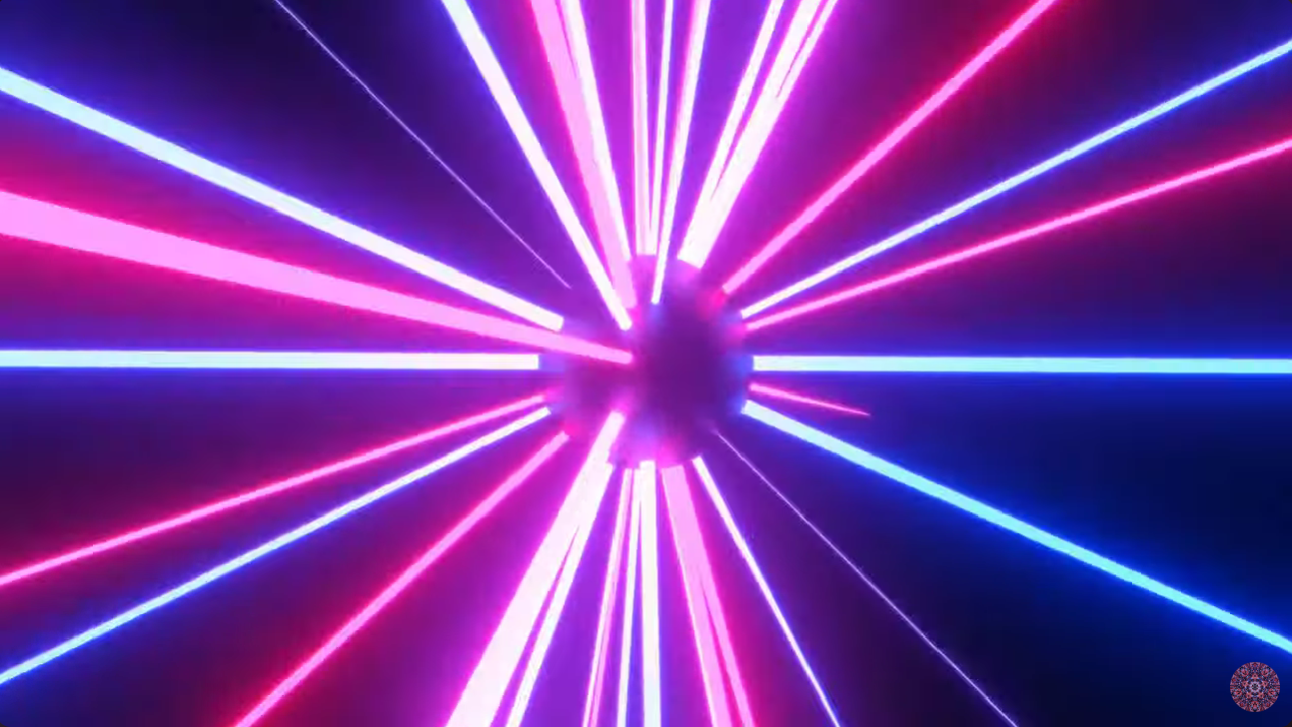
#> input picture P04 Umbrales/Grupo Varianza/Original/imagen a color.png, 1292 x 727 px
$ python Original_Grupo_Varianza.py
#> lines starting #> are read from the running program, lines starting #| are printed output that depends on the picture; after the words box and inside, x2 and y2 are one past the last pixel; in counts of white or black regions, pixels touching at a corner belong together
import cv2
import numpy as np
import matplotlib.pyplot as plt

# 1. Cargar la imagen y convertir a escala de grises
imagen = cv2.imread('imagen a color.png', cv2.IMREAD_GRAYSCALE)
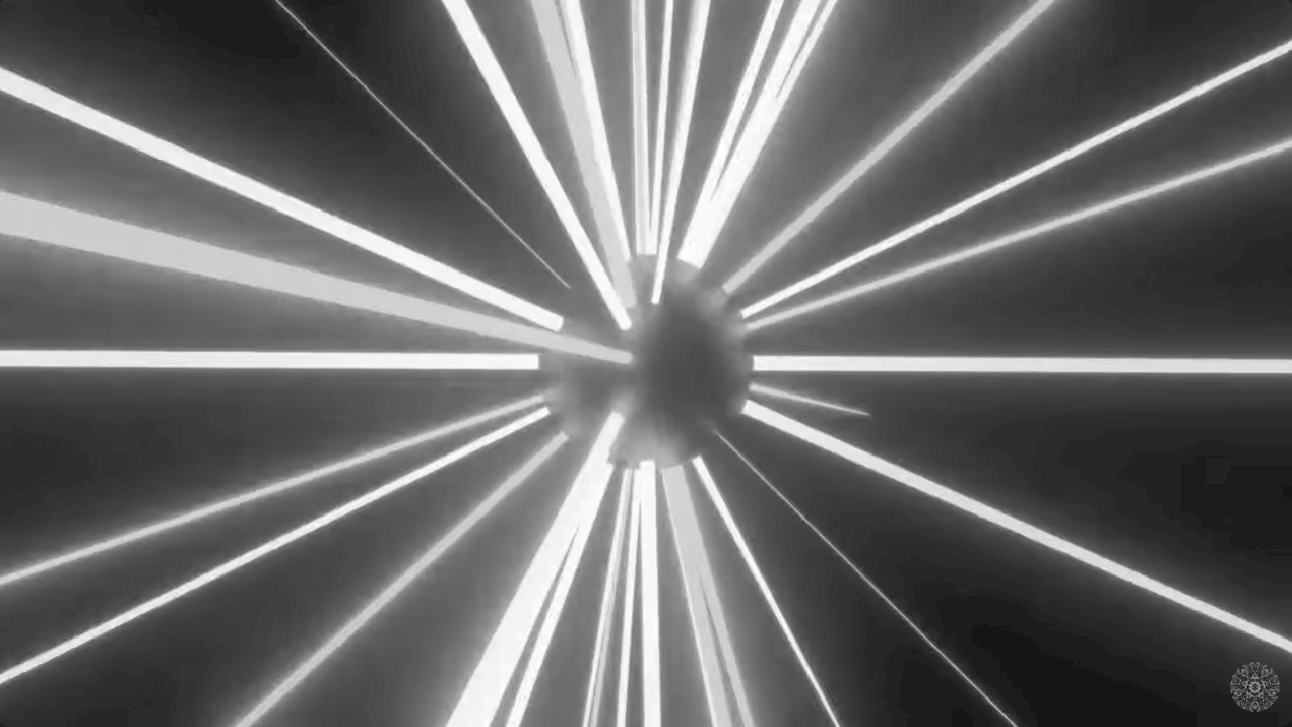
#> imagen: shape (727, 1292); min 21, max 255, mean 105.3

# 2. Calcular el histograma (valores de intensidad y sus frecuencias)
histograma = cv2.calcHist([imagen], [0], None, [256], [0, 256])
#> histograma = 256 values, max 32280 at index 43, min 0 at index 0, mean 3669.1
p_i = histograma / np.sum(histograma)  # Probabilidades p_i para cada nivel de gris
#> p_i = 256 values, max 0.0344 at index 43, min 0 at index 0, mean 0.00391

# 3. Función para calcular el umbral con η más cercano a 1 e imprimir todos los valores de η
def calcular_umbral_cercano(histograma, p_i):
    intensidades = np.arange(256)
    mu_T = np.sum(intensidades * p_i.flatten())  # Media total (μT)
#> mu_T = 105.3

    mejor_diferencia = float('inf')
    mejor_umbral = 0
    mejor_eta = 0

    # Lista para guardar los valores de eta y el umbral correspondiente
    valores_eta = []

    for t in range(1, 256):  # Iteramos sobre cada umbral posible
        pi_0 = np.sum(p_i[:t])
        pi_1 = np.sum(p_i[t:])

        if pi_0 == 0 or pi_1 == 0:
            continue

        mu_0 = np.sum(intensidades[:t] * p_i[:t].flatten()) / pi_0
        mu_1 = np.sum(intensidades[t:] * p_i[t:].flatten()) / pi_1

        # Varianza entre clases
        sigma_B2 = pi_0 * (mu_0 - mu_T)**2 + pi_1 * (mu_1 - mu_T)**2

        # Varianza total
        sigma_T2 = np.sum((intensidades - mu_T)**2 * p_i.flatten())

        # Calcular eta
        eta = sigma_B2 / sigma_T2

        # Guardamos el umbral y el eta para inspeccionar
        valores_eta.append((t, eta))

        # Comparar la diferencia con 1
        diferencia = abs(eta - 1)
        if diferencia < mejor_diferencia:
            mejor_diferencia = diferencia
            mejor_eta = eta
            mejor_umbral = t
#> this loop made 255 passes
#> (pi_0, pi_1, mu_0, mu_1, sigma_B2, eta, diferencia, mejor_diferencia) on passes 22, 29, 35, 36, 40, 41, 42, 44, 47, 50, 51, 53: (0.0116, 0.988, 21, 106.3, 83.16, 0.0221, 0.978, 0.978), (0.0422, 0.958, 26.08, 108.8, 276.5, 0.0734, 0.927, 0.927), (0.063, 0.937, 28.7, 110.5, 395.1, 0.105, 0.895, 0.895), (0.063, 0.937, 28.7, 110.5, 395.1, 0.105, 0.895, 0.895), (0.0951, 0.905, 32.18, 113, 562.6, 0.149, 0.851, 0.851), (0.0951, 0.905, 32.18, 113, 562.6, 0.149, 0.851, 0.851), (0.0951, 0.905, 32.18, 113, 562.6, 0.149, 0.851, 0.851), (0.129, 0.871, 35.05, 115.8, 734.8, 0.195, 0.805, 0.805), (0.159, 0.841, 37.08, 118.2, 880.8, 0.234, 0.766, 0.766), (0.159, 0.841, 37.08, 118.2, 880.8, 0.234, 0.766, 0.766), (0.188, 0.812, 39.07, 120.7, 1015.8, 0.27, 0.73, 0.73), (0.188, 0.812, 39.07, 120.7, 1015.8, 0.27, 0.73, 0.73)
#> (pi_0, pi_1, mu_0, mu_1, sigma_B2, eta, diferencia) on passes 23 to 28: (0.0116, 0.988, 21, 106.3, 83.16, 0.0221, 0.978), (0.0116, 0.988, 21, 106.3, 83.16, 0.0221, 0.978), (0.0116, 0.988, 21, 106.3, 83.16, 0.0221, 0.978), (0.0116, 0.988, 21, 106.3, 83.16, 0.0221, 0.978), (0.0116, 0.988, 21, 106.3, 83.16, 0.0221, 0.978), (0.0116, 0.988, 21, 106.3, 83.16, 0.0221, 0.978)

    # Imprimir todos los valores de eta
    for umbral, eta in valores_eta:
        print(f"Umbral: {umbral}, eta: {eta:.4f}")
#> this loop made 234 passes
#> eta on passes 1 to 3: 0.0221, 0.0221, 0.0221
#| Umbral: 22, eta: 0.0221
#| Umbral: 23, eta: 0.0221
#| Umbral: 24, eta: 0.0221
#| Umbral: 25, eta: 0.0221
#| Umbral: 26, eta: 0.0221
#| Umbral: 27, eta: 0.0221
#| Umbral: 28, eta: 0.0221
#| Umbral: 29, eta: 0.0734
#> (further printed lines are left out)

    # Graficar los valores de eta en función de los umbrales
    umbrales, etas = zip(*valores_eta)
    plt.plot(umbrales, etas)
    plt.xlabel('Umbral')
    plt.ylabel('eta')
    plt.title('Valores de eta para cada umbral')
    plt.show()
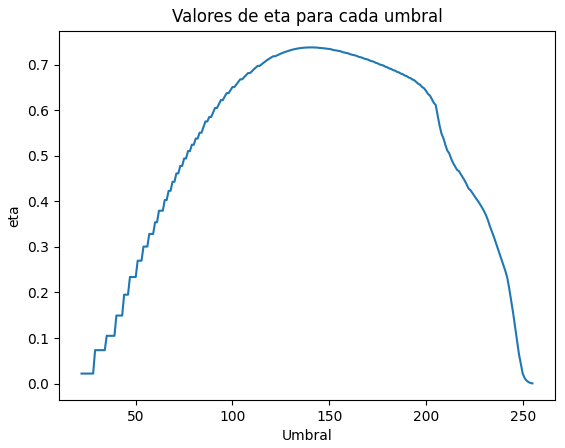
#> figure drawn by matplotlib, 1 panel; curve peaks at x = 141, y = 0.738

    return mejor_umbral, mejor_eta

# 4. Aplicar la función para encontrar el umbral con η más cercano a 1
mejor_umbral, mejor_eta = calcular_umbral_cercano(histograma, p_i)
print(f"\nMejor umbral: {mejor_umbral}, con η más cercano a 1: {mejor_eta:.4f}")
#| Mejor umbral: 141, con η más cercano a 1: 0.7376

# 5. Umbralizar la imagen con el mejor umbral encontrado
_, imagen_umbralizada = cv2.threshold(imagen, mejor_umbral, 255, cv2.THRESH_BINARY)
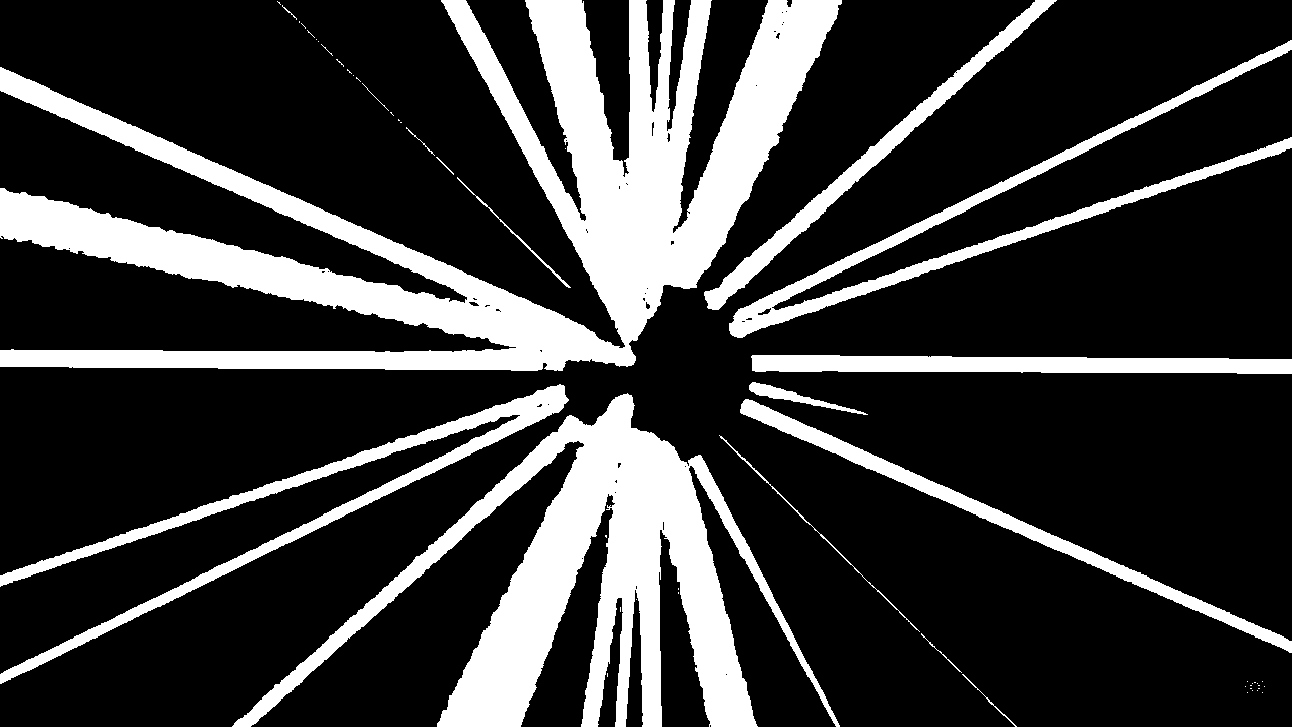
#> imagen_umbralizada: shape (727, 1292); 22.1% white; 52 white regions (36 under 20 px), largest, box (x1, y1, x2, y2) and area: (0, 0, 842, 371) 99833, (232, 393, 840, 727) 55702, (0, 384, 569, 684) 13526

# Guardar matriz original y procesada
np.savetxt('imagen_original.csv', imagen, delimiter=',', fmt='%d')
np.savetxt('imagen_resultante.csv', imagen_umbralizada, delimiter=',', fmt='%d')

# Guardar la imagen resultante
cv2.imwrite("imagen unbralizada.png", imagen_umbralizada)

# Mostrar la imagen original y la umbralizada
plt.subplot(1, 2, 1)
plt.imshow(imagen, cmap='gray')
plt.title('Imagen Original')

plt.subplot(1, 2, 2)
plt.imshow(imagen_umbralizada, cmap='gray')
plt.title('Imagen Umbralizada')

plt.show()
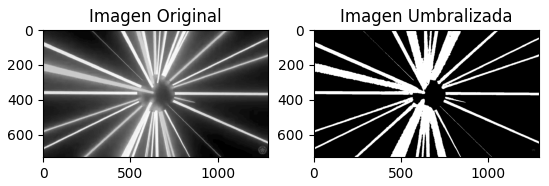
#> figure drawn by matplotlib, 2 panels

# 6. Graficar el histograma de la imagen
plt.plot(histograma)
plt.xlabel('Intensidad de píxeles')
plt.ylabel('Frecuencia')
plt.title('Histograma de la imagen')
plt.show()
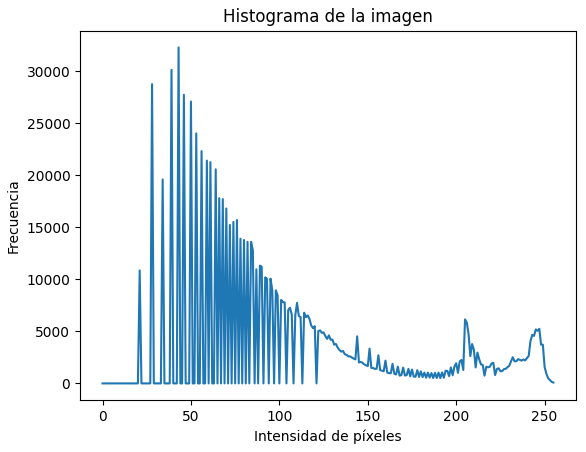
#> figure drawn by matplotlib, 1 panel; curve peaks at x = 43, y = 32280
